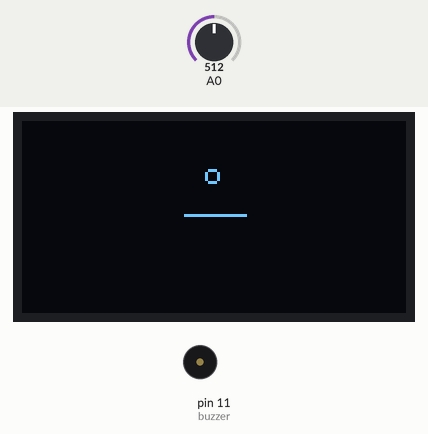
The sketch below on a simulated Arduino Uno, built with avr-gcc and run on an emulated ATmega328P. On the bench: 128×64 one-colour display, buzzer (waves = sounding). The inputs (shaded band) are chosen by the test bench; at power-on: A0 = 512. What the sketch prints to the serial monitor is not drawn.

Above: at 1.27 s.
1.3 s: A0 set to 580
At 2.23 s:
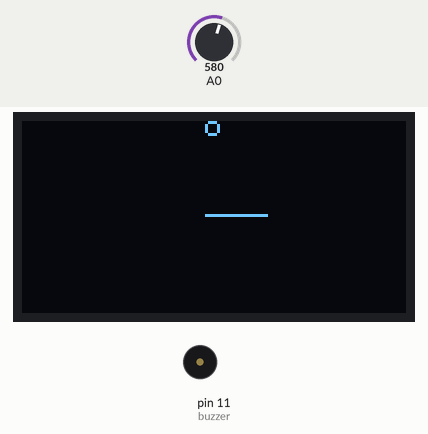
2.9 s: A0 set to 602
At 2.99 s:
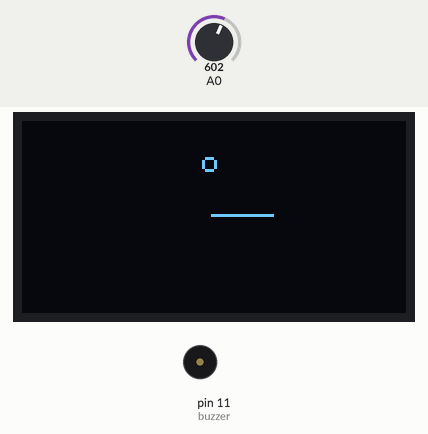
At 5.1 s:
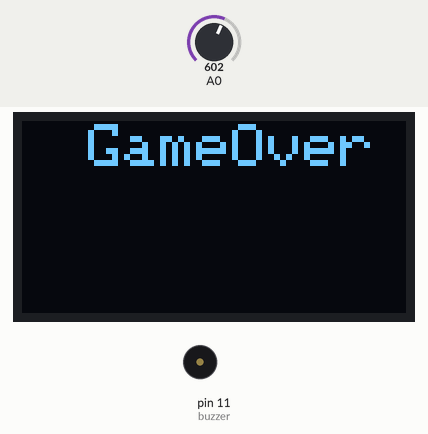
Timing chart, 0 to 6.6 s (numbered marks = the images above; inputs shaded):
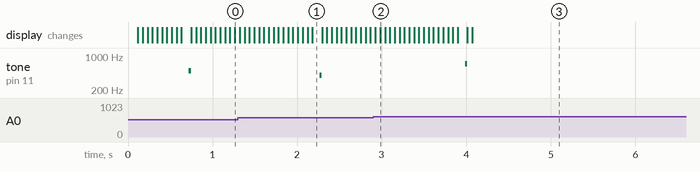

The sketch:

lab_4.ino
```cpp
#include <Wire.h>
#include <Adafruit_GFX.h>
#include <Adafruit_SSD1306.h>
#define OLED_RESET -1
#define SCREEN_WIDTH 128 // OLED display width, in pixels
#define SCREEN_HEIGHT 32
#define buzzer 11
Adafruit_SSD1306 OLED(OLED_RESET);
double sensor = 0, move;
double dirX = 0, dirY = 1;
bool gameOver = false;
struct POSITION
{
  double x,y;
} ballPos;

void setup()
{
  pinMode(buzzer, OUTPUT);
  ballPos = {64,16};
  OLED.begin(SSD1306_SWITCHCAPVCC, 0x3c);
  OLED.drawCircle(ballPos.x,ballPos.y,2,WHITE);
  Serial.begin(9600);
}

void moveBall()
{
  if(ballPos.x >= move-10 && ballPos.x <= move+10 && ballPos.y >= 28)
  {
    dirX = (ballPos.x - move)/21.f;
    dirY = -1;
    tone(buzzer,500,25);
  }
  if(ballPos.x < 2 || ballPos.x > 126)
  {
    dirX = -dirX;
    tone(buzzer,400,25);
  }
  if(ballPos.y < 2)
  {
    dirY = -dirY;
    tone(buzzer,400,25);
  }
  if(ballPos.y >= 31)
  {
    gameOver = true;
    tone(buzzer,700,25);
  }
  ballPos.y += dirY;
  ballPos.x += dirX*15;
  OLED.drawCircle(ballPos.x,ballPos.y,2,WHITE);
}

void loop()
{
  sensor = analogRead(A0);
  move = ((sensor*108)/1023)+10;
  Serial.println(sensor);
  OLED.clearDisplay();
  if(!gameOver)
  {
    moveBall();
    OLED.drawLine(move-10,31,move+10,31,WHITE);
  }
  else
  {
    OLED.setTextColor(WHITE);
    OLED.setCursor(10,1);
    OLED.setTextSize(2);
    OLED.println(" GameOver");

  }
  OLED.display();
  delay(30);
}
```
